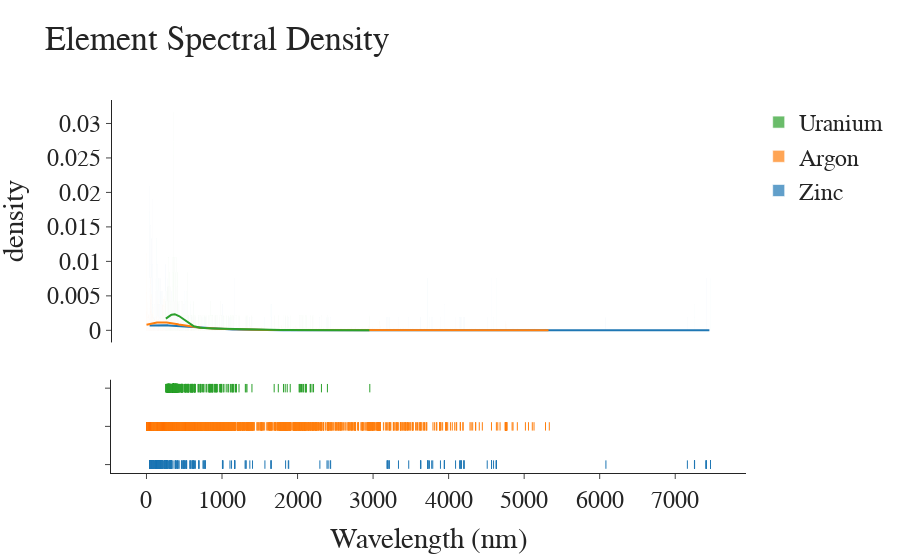

The cell this chart's notebook holds for it:
### Code cell
import spectraldb.spectraldensity as sd
reload(sd)
import spectraldb.spectraldensity as sd

sd.spectral_density(["Zinc", "Argon", "Uranium"])

### Figure 1 — Plotly figure (JSON) as saved in the notebook; plotly's stock layout.template omitted (floating-point values rounded to 4 significant figures; data arrays with more than 128 entries replaced by an {"elided": "..."} marker saying what was removed)
{"data": [{"autobinx": false, "histnorm": "probability density", "legendgroup": "Zinc", "marker": {"color": "rgb(31, 119, 180)"}, "name": "Zinc", "opacity": 0.7, "type": "histogram", "x": {"elided": "526 float values"}, "xaxis": "x", "xbins": {"end": 7467.0, "size": 1, "start": 41.27}, "yaxis": "y"}, {"autobinx": false, "histnorm": "probability density", "legendgroup": "Argon", "marker": {"color": "rgb(255, 127, 14)"}, "name": "Argon", "opacity": 0.7, "type": "histogram", "x": {"elided": "4411 float values"}, "xaxis": "x", "xbins": {"end": 5333.0, "size": 1, "start": 0.3137}, "yaxis": "y"}, {"autobinx": false, "histnorm": "probability density", "legendgroup": "Uranium", "marker": {"color": "rgb(44, 160, 44)"}, "name": "Uranium", "opacity": 0.7, "type": "histogram", "x": {"elided": "474 float values"}, "xaxis": "x", "xbins": {"end": 2957.0, "size": 1, "start": 256.5}, "yaxis": "y"}, {"legendgroup": "Zinc", "marker": {"color": "rgb(31, 119, 180)"}, "mode": "lines", "name": "Zinc", "showlegend": false, "type": "scatter", "x": {"elided": "500 float values"}, "xaxis": "x", "y": {"elided": "500 float values"}, "yaxis": "y"}, {"legendgroup": "Argon", "marker": {"color": "rgb(255, 127, 14)"}, "mode": "lines", "name": "Argon", "showlegend": false, "type": "scatter", "x": {"elided": "500 float values"}, "xaxis": "x", "y": {"elided": "500 float values"}, "yaxis": "y"}, {"legendgroup": "Uranium", "marker": {"color": "rgb(44, 160, 44)"}, "mode": "lines", "name": "Uranium", "showlegend": false, "type": "scatter", "x": {"elided": "500 float values"}, "xaxis": "x", "y": {"elided": "500 float values"}, "yaxis": "y"}, {"legendgroup": "Zinc", "marker": {"color": "rgb(31, 119, 180)", "symbol": "line-ns-open"}, "mode": "markers", "name": "Zinc", "showlegend": false, "type": "scatter", "x": {"elided": "526 float values"}, "xaxis": "x", "y": {"elided": "526 str values"}, "yaxis": "y2"}, {"legendgroup": "Argon", "marker": {"color": "rgb(255, 127, 14)", "symbol": "line-ns-open"}, "mode": "markers", "name": "Argon", "showlegend": false, "type": "scatter", "x": {"elided": "4411 float values"}, "xaxis": "x", "y": {"elided": "4411 str values"}, "yaxis": "y2"}, {"legendgroup": "Uranium", "marker": {"color": "rgb(44, 160, 44)", "symbol": "line-ns-open"}, "mode": "markers", "name": "Uranium", "showlegend": false, "type": "scatter", "x": {"elided": "474 float values"}, "xaxis": "x", "y": {"elided": "474 str values"}, "yaxis": "y2"}], "layout": {"barmode": "overlay", "font": {"family": "Times New Roman", "size": 24}, "hovermode": "closest", "legend": {"traceorder": "reversed"}, "title": {"text": "Element Spectral Density"}, "xaxis": {"anchor": "y2", "automargin": true, "domain": [0, 1], "title": {"text": "Wavelength (nm)"}, "zeroline": false}, "yaxis": {"anchor": "free", "automargin": true, "domain": [0.35, 1], "position": 0, "title": {"text": "density"}}, "yaxis2": {"anchor": "x", "domain": [0, 0.25], "dtick": 1, "showticklabels": false}}}
